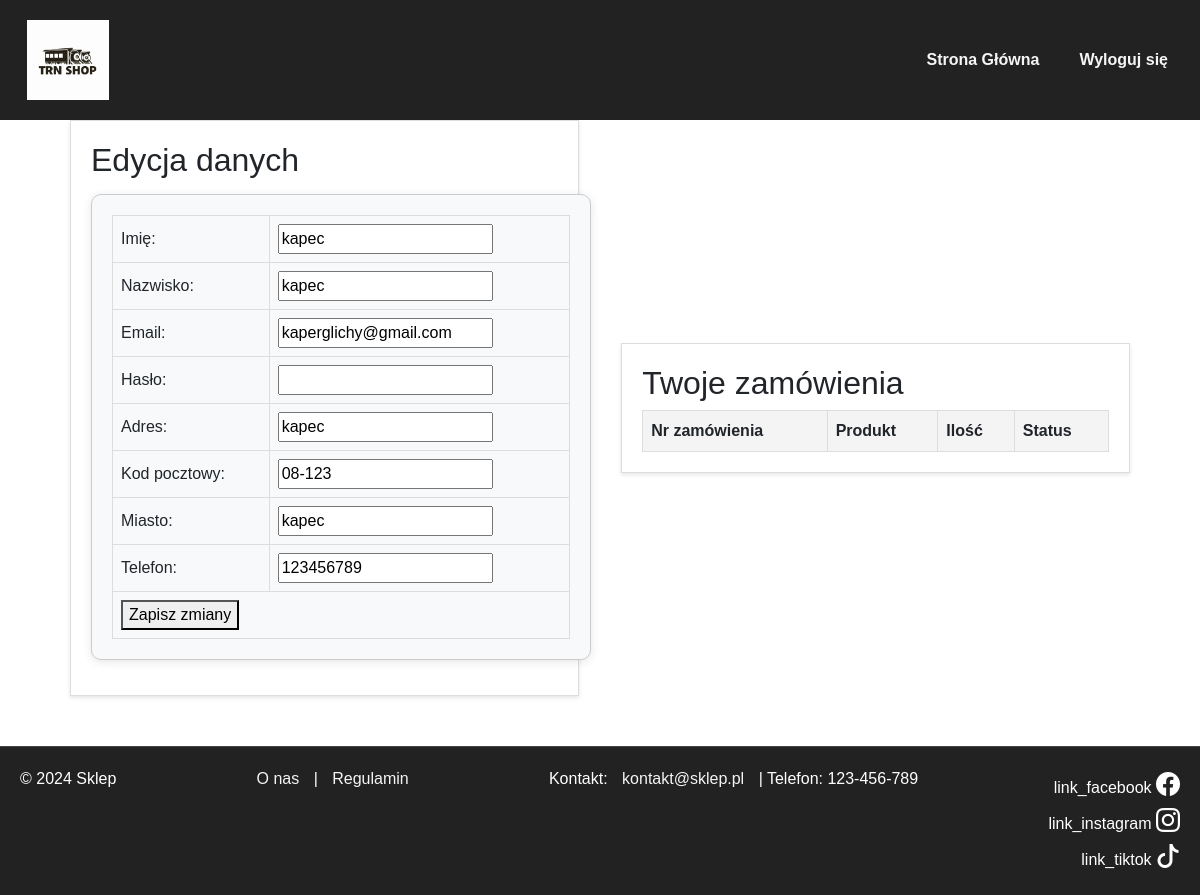
The page /panel_klienta.php (signed in) on the database its author committed.
### tables this page shows
CREATE TABLE `uzytkownicy` (
  `id` int(11) NOT NULL,
  `imie` varchar(50) NOT NULL,
  `nazwisko` varchar(50) NOT NULL,
  `email` varchar(100) NOT NULL,
  `haslo` varchar(255) NOT NULL,
  `adres` varchar(255) DEFAULT NULL,
  `kod_pocztowy` char(6) DEFAULT NULL,
  `miasto` varchar(100) DEFAULT NULL,
  `telefon` varchar(22) DEFAULT NULL,
  `created_at` timestamp NOT NULL DEFAULT current_timestamp()
);

### panel_klienta.php (the view, shortened to what this page needs)
<?php
$mysqli = new mysqli("localhost", "root", "", "stronabaza");
$klient_id = $_SESSION['id'];
$sql_klient = "SELECT imie, nazwisko, email, adres, kod_pocztowy, miasto, telefon FROM uzytkownicy WHERE id = ?";
$stmt_klient = $mysqli->prepare($sql_klient);
$stmt_klient->bind_param("i", $klient_id);
$stmt_klient->execute();
$dane_klienta = $stmt_klient->get_result()->fetch_assoc();
?>
<!DOCTYPE html>
<html lang="pl">
<head>
    <link href="https://cdn.jsdelivr.net/npm/bootstrap@5.3.0-alpha1/dist/css/bootstrap.min.css" rel="stylesheet">
    <link href="https://cdn.jsdelivr.net/npm/bootstrap-icons/font/bootstrap-icons.css" rel="stylesheet">
    <link href="styl_1.css" rel="stylesheet">
</head>
<body>
<nav class="navbar navbar-expand-lg navbar-dark">
    <div class="container-fluid">
        <a class="navbar-brand" href="index.php">
            <img src="logo.jpg" alt="Logo Sklepu">
        </a>
        <div class="collapse navbar-collapse">
            <ul class="navbar-nav ms-auto">
                <li class="nav-item">
                    <a class="menu_button nav-link btn btn-outline-light" href="index.php">Strona Główna</a>
                </li>
                <li class="nav-item">
                    <a class="menu_button nav-link btn btn-outline-success" id="do_logout" href="logout.php">Wyloguj się</a>
                </li>
            </ul>
        </div>
    </div>
</nav>
<div class="container">
    <div class="block">
        <h2>Edycja danych</h2>
        <form action="<?= htmlspecialchars($_SERVER['PHP_SELF']) ?>" method="POST">
            <table>
                <tr>
                    <td><label for="imie">Imię:</label></td>
                    <td><input type="text" id="imie" name="imie" value="<?= htmlspecialchars($dane_klienta['imie']) ?>" contenteditable="false"></td>
                </tr>
                <tr>
                    <td><label for="nazwisko">Nazwisko:</label></td>
                    <td><input type="text" id="nazwisko" name="nazwisko" value="<?= htmlspecialchars($dane_klienta['nazwisko']) ?>" contenteditable="false"></td>
                </tr>
                <tr>
                    <td><label for="email">Email:</label></td>
                    <td><input type="email" id="email" name="email" value="<?= htmlspecialchars($dane_klienta['email']) ?>" contenteditable="false"></td>
                </tr>
                <tr>
                    <td><label for="haslo">Hasło:</label></td>
                    <td><input type="password" id="haslo" name="haslo" required></td>
                </tr>
                <tr>
                    <td><label for="adres">Adres:</label></td>
                    <td><input type="text" id="adres" name="adres" value="<?= htmlspecialchars($dane_klienta['adres']) ?>" required></td>
                </tr>
                <tr>
                    <td><label for="kod_pocztowy">Kod pocztowy:</label></td>
                    <td><input type="text" id="kod_pocztowy" name="kod_pocztowy" value="<?= htmlspecialchars($dane_klienta['kod_pocztowy']) ?>" required></td>
                </tr>
                <tr>
                    <td><label for="miasto">Miasto:</label></td>
                    <td><input type="text" id="miasto" name="miasto" value="<?= htmlspecialchars($dane_klienta['miasto']) ?>" required></td>
                </tr>
                <tr>
                    <td><label for="telefon">Telefon:</label></td>
                    <td><input type="text" id="telefon" name="telefon" value="<?= htmlspecialchars($dane_klienta['telefon']) ?>" required></td>
                </tr>
                <tr>
                    <td colspan="2"><button type="submit">Zapisz zmiany</button></td>
                </tr>
            </table>
        </form>
    </div>
    <div class="block">
        <h2>Twoje zamówienia</h2>
        <table>
            <thead>
            <tr>
                <th>Nr zamówienia</th>
                <th>Produkt</th>
                <th>Ilość</th>
                <th>Status</th>
            </tr>
            </thead>
        </table>
    </div>
</div>
<footer>
    <div>© 2024 Sklep</div>
    <div>
        <a href="o_nas.php">O nas</a>
        |
        <a href="regulamin.php">Regulamin</a></div>
    <p>Kontakt: <a href="mailto:kontakt@sklep.pl">kontakt@sklep.pl</a> | Telefon: 123-456-789</p>
    <div class="social-icons">
        <div><span>link_facebook</span> <i class="bi bi-facebook"></i></div>
        <div><span>link_instagram</span> <i class="bi bi-instagram"></i></div>
        <div><span>link_tiktok</span> <i class="bi bi-tiktok"></i></div>
    </div>
</footer>
</body>
</html>

### styl_1.css (style rules this page uses)
body { font-family: Arial, sans-serif; margin: 0; padding: 0; min-height: 100vh; display: flex; flex-direction: column; }
.navbar { background-color: #222; height: 120px; }
.navbar a { color: white; font-weight: bold; padding: 10px 15px; }
.navbar-brand img { height: 80px; }
.navbar-nav .nav-item .nav-link { color: #f5f5f5; padding: 10px 15px; }
.container { flex: 1; display: flex; justify-content: center; align-items: center; padding-top: 0px; padding-right: 40px; padding-bottom: 50px; padding-left: 40px; background-color: #fff; }
footer { background-color: #222; color: white; padding: 20px; display: flex; justify-content: space-between; border-top: 1px solid #444; }
footer .social-icons { display: flex; flex-direction: column; align-items: flex-end; }
footer .social-icons i { font-size: 24px; margin: 5px 0; color: white; }
footer a { color: #f5f5f5; text-decoration: none; margin: 0 10px; }
.menu_button { margin: 5px; }
form { margin: 15px auto; width: 500px; padding: 20px; border: 1px solid #ccc; border-radius: 10px; background-color: #f8f9fa; box-shadow: 0 2px 10px rgba(0, 0, 0, 0.1); }

### panel_klienta.php (style rules this page uses)
.container { display: flex; justify-content: space-between; gap: 20px; }
.block { width: 48%; border: 1px solid #ddd; padding: 20px; box-shadow: 0 2px 4px rgba(0, 0, 0, 0.1); }
table { width: 100%; border-collapse: collapse; }
table th, table td { border: 1px solid #ddd; padding: 8px; text-align: left; }
table th { background-color: #f4f4f4; }

### rows shown on the page
uzytkownicy: imie "kapec", nazwisko "kapec", email "kaperglichy@gmail.com", adres "kapec", kod_pocztowy "08-123", miasto "kapec", telefon "123456789"
